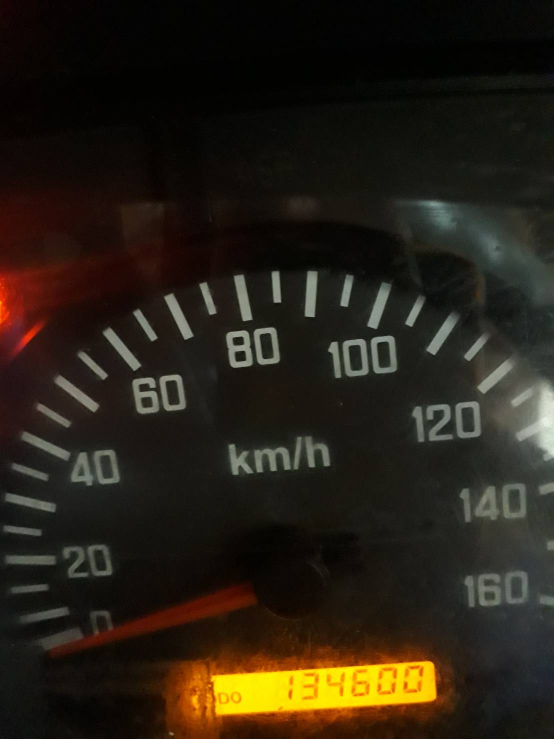
#> input picture DigitalTestImage/10703503466499[134600].jpg, 1108 x 1477 px (shown at 1/2 size); its folder holds only this picture in this run
$ python Odometer_Reader_DigitalMeter_Test03.py   (older library calls are emulated)
#> lines starting #> are read from the running program, lines starting #| are printed output that depends on the picture
### OdoMeter_Reader_Parameters_v4.py
import os
import sys
import requests
import time
import matplotlib.pyplot as plt
from matplotlib.patches import Rectangle
from matplotlib.patches import Polygon
from PIL import Image,  ImageEnhance
from io import BytesIO
import cv2
import glob
import pandas as pd
import numpy as np
import re
from PIL import Image, ExifTags, ImageDraw
from scipy.ndimage.filters import median_filter
from scipy.signal import find_peaks

# Mac Endpoint (Use if TT enpoint is out of limit at certain period of time due to free plan selection)
mac_ep2="https://southeastasia.api.cognitive.microsoft.com/"
mac_sub2='f34ac0f710884d41a55d6385545c2962'


# Meter Detection
dm_endpoint="https://southeastasia.api.cognitive.microsoft.com/"
subscription='2931247984204b1c997ad8ebcc1c80b7'

#dm_ocr_url = dm_endpoint + "customvision/v3.0/Prediction/37ef4479-4819-4b1e-b16f-7a2f24e9bfb2/detect/iterations/Iteration1/image"
dm_ocr_url = dm_endpoint + "customvision/v3.0/Prediction/95dba6d3-4d44-4b23-bad3-dd9d0a15090e/detect/iterations/Iteration3/image"

# Detect Numberbar from Cropped Digital Meter Image
dgm_ocr_url = dm_endpoint +"customvision/v3.0/Prediction/a09432d4-7c08-4b05-9dce-ba1daa5b1e17/detect/iterations/Iteration2/image"


# Digit recognition
dc_ocr_url = dm_endpoint + "customvision/v3.0/Prediction/eade7071-a13c-4eab-9f81-0b4afeaa8be9/detect/iterations/Iteration2/image"


# Digit location
mac_endpoint="https://eastus.api.cognitive.microsoft.com/"
mac_ocr_url = mac_endpoint + "customvision/v3.0/Prediction/b62e724e-6590-4317-8424-32f96223f8dd/detect/iterations/Iteration35/image"

#Semi-Position recognition by Classfication
mac_Semi_cl_ocr_url = mac_endpoint + "customvision/v3.0/Prediction/7b99cf70-06ec-45e9-86f1-f2e2d320350b/classify/iterations/Iteration2/image"

#Full+Semi recognition by Classfication
mac_FSemi_cl_ocr_url = mac_endpoint + "customvision/v3.0/Prediction/433bd650-ef35-48f6-aeb0-e9b7f4071f2b/classify/iterations/Iteration2/image"

#Gray_Full+Semi recognition by Classfication
mac_GFS_cl_ocr_url = mac_endpoint + "customvision/v3.0/Prediction/433bd650-ef35-48f6-aeb0-e9b7f4071f2b/classify/iterations/Iteration2/image"

# Digit recognition by Classification

mac_cl_ocr_url = mac_endpoint + "customvision/v3.0/Prediction/f48ba09e-7382-483c-81cf-cf04415949a8/classify/iterations/Iteration11/image"

mac_subscription='4dcf0fb76847411382a3983c87a82e7c'
mac_headers = {'Prediction-Key': mac_subscription, 'Content-Type': 'application/octet-stream'}

#Read API
read_ocr_url = dm_endpoint +"vision/v2.0/read/core/asyncBatchAnalyze"

#Header
headers = {'Prediction-Key': subscription, 'Content-Type': 'application/octet-stream'}

# Compute Average color of the image
# [436 lines left out: functions averagecolor, IfLicensePlatTag, MaskArea, MaskArea_2, rescale_image, Number_Reader_ReadAPI_3 and 1 more, not called in this run]

def Detect_Meter(img_path,ocr_url,headers):
    image_data_1 = open(img_path, "rb").read()
    img = cv2.imread(img_path)
#> img is the input picture: shape (1477, 1108, 3); mean B, G, R 21.1, 32.2, 39.6
    #dst = cv2.fastNlMeansDenoisingColored(img,None,10,10,7,21)

    dst2 = cv2.cvtColor(img, cv2.COLOR_BGR2GRAY)
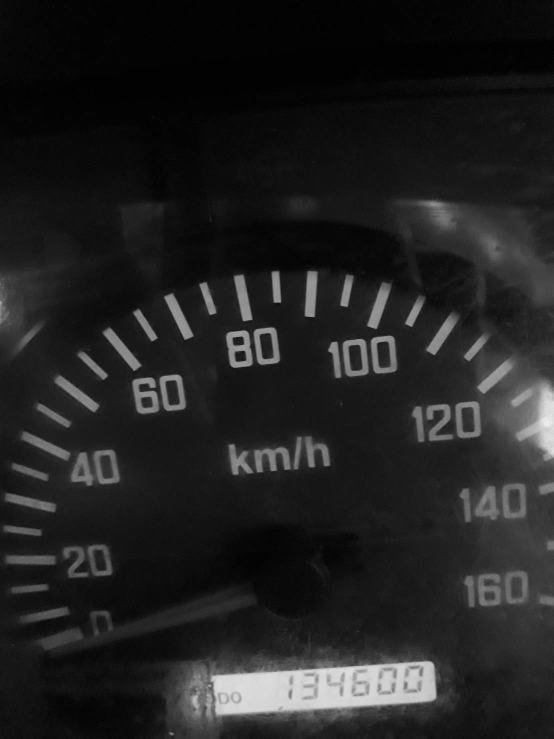
#> dst2: shape (1477, 1108) (shown at 1/2 size); min 0, max 239, mean 33.2
    dst = cv2.fastNlMeansDenoising(dst2,None,6,7,21)

    #dst = cv2.cvtColor(img, cv2.COLOR_BGR2GRAY)
    dst=img

    success, encoded_image = cv2.imencode('.jpg', dst)
    image_data = encoded_image.tobytes()

    print(' image_data : ',type(image_data))
#|  image_data :  <class 'bytes'>

#> (the run stopped early here; a loop or call above may not have finished)

$ run again, on DigitalTestImage/IMG_0188[475438].JPG
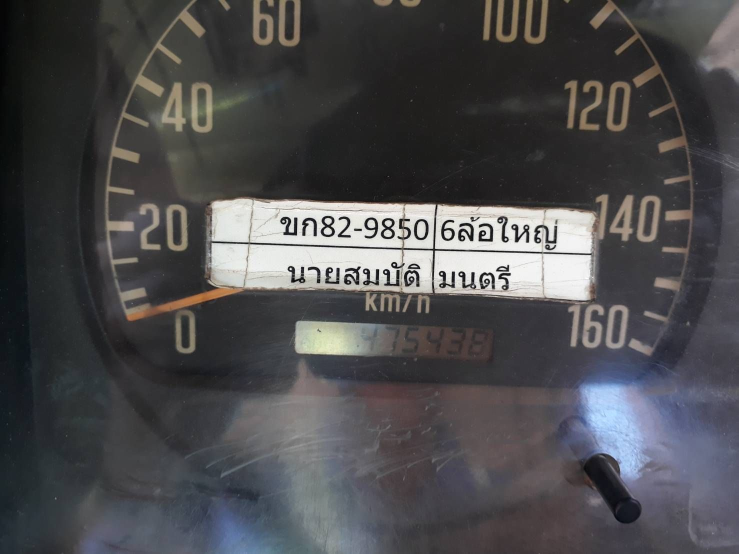
#> input picture DigitalTestImage/IMG_0188[475438].JPG, 1477 x 1108 px (shown at 1/2 size)
#> in Detect_Meter, img is the input picture: shape (1108, 1477, 3); mean B, G, R 77.7, 75.6, 76.1
#> in Detect_Meter, `dst2 = cv2.cvtColor(img, cv2.COLOR_BGR2GRAY)`:
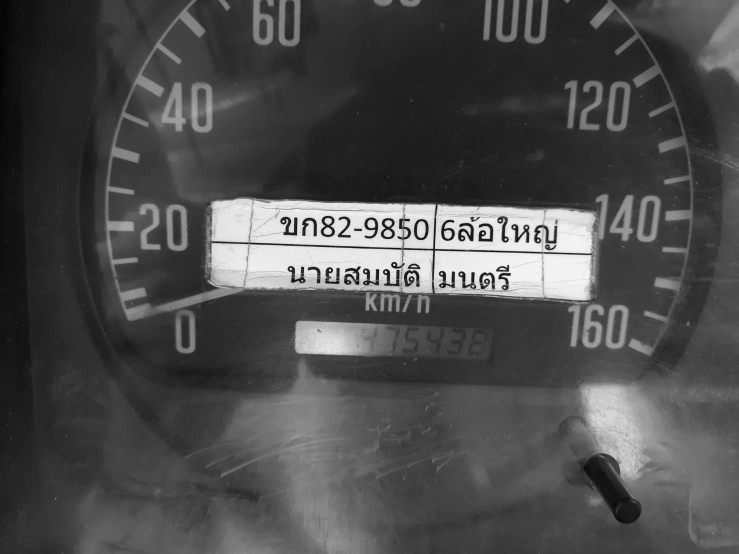
#> dst2: shape (1108, 1477) (shown at 1/2 size); min 0, max 255, mean 76
#|  image_data :  <class 'bytes'>

$ run again, on DigitalTestImage/10703503493985[268759].jpg
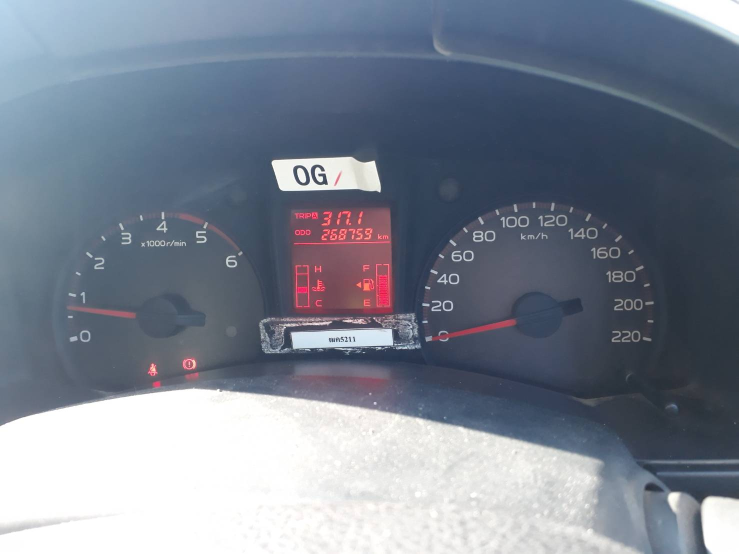
#> input picture DigitalTestImage/10703503493985[268759].jpg, 1477 x 1108 px (shown at 1/2 size)
#> in Detect_Meter, img is the input picture: shape (1108, 1477, 3); mean B, G, R 144.8, 130.6, 122.1
#> in Detect_Meter, `dst2 = cv2.cvtColor(img, cv2.COLOR_BGR2GRAY)`:
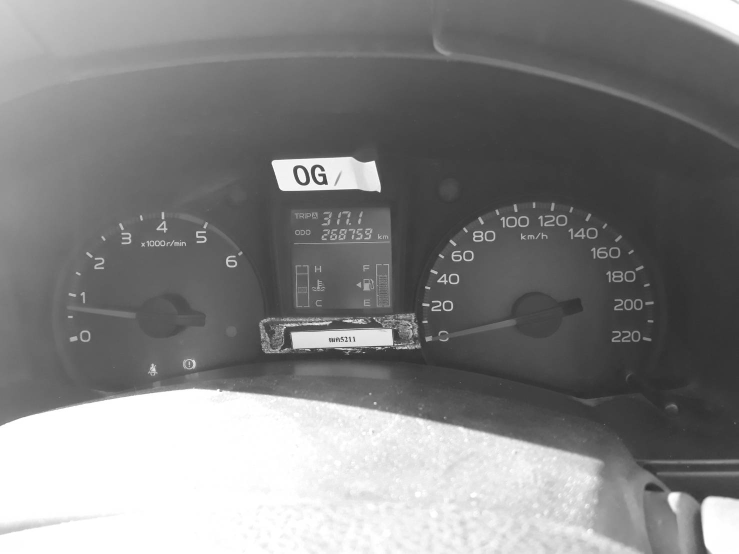
#> dst2: shape (1108, 1477) (shown at 1/2 size); min 32, max 255, mean 129.7
#|  image_data :  <class 'bytes'>
